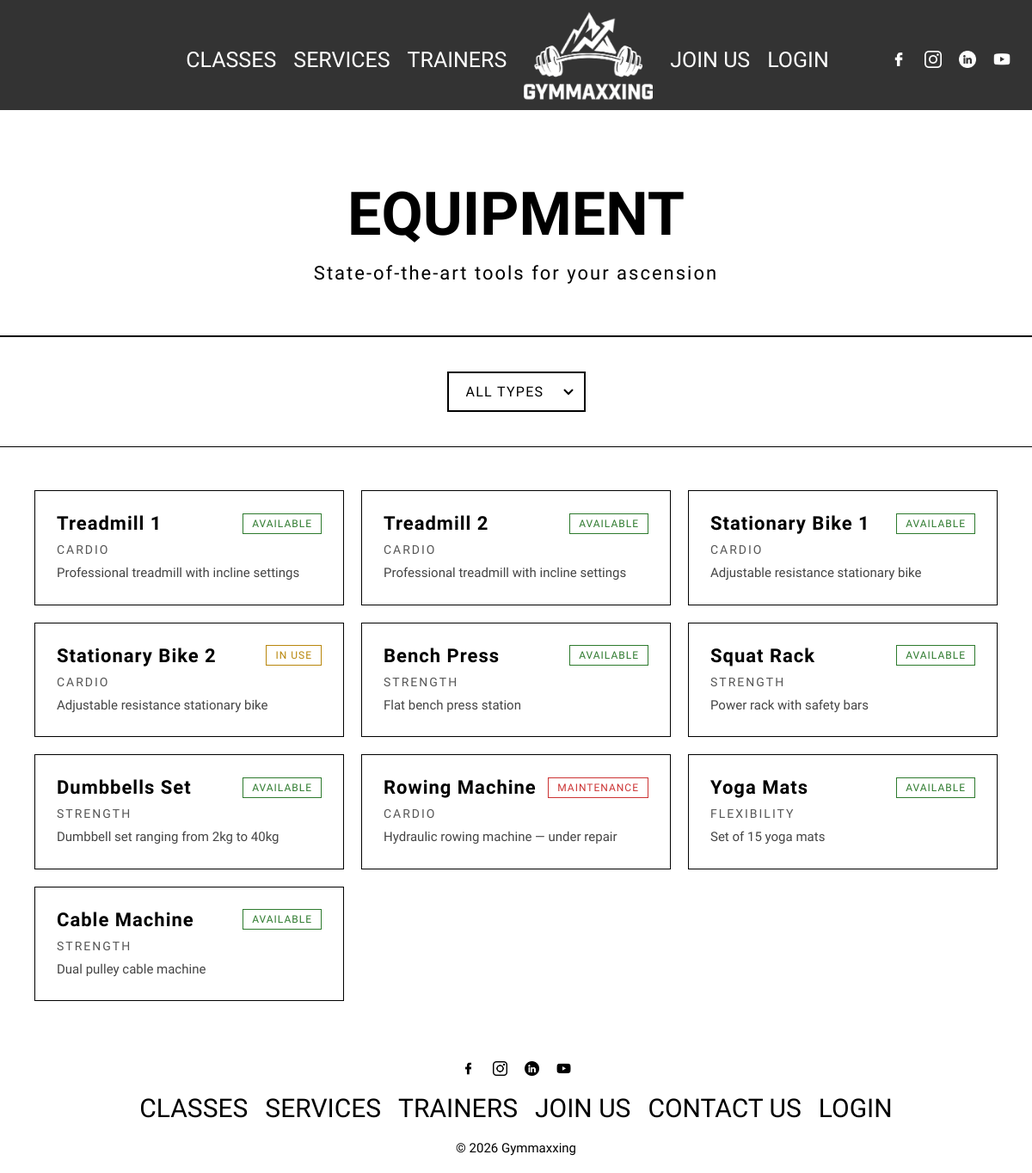
The app's page /pages/equipment.php with its own data.
### tables this page shows
CREATE TABLE Equipment (
    id INTEGER PRIMARY KEY AUTOINCREMENT,
    name TEXT NOT NULL,
    type TEXT NOT NULL,
    status TEXT NOT NULL CHECK(status IN ('available', 'in_use', 'maintenance')) DEFAULT 'available',
    description TEXT
);

### database/equipment.class.php (called while the page is built, shortened)
<?php
class Equipment {
    public function __construct(int $id, string $name, string $type, string $status, ?string $description) {
        $this->name = $name;
        $this->type = $type;
        $this->status = $status;
        $this->description = $description;
    }
    private static function fromRow(array $e) : Equipment {
        return new Equipment($e['id'], $e['name'], $e['type'], $e['status'], $e['description']);
    }
    static function getAll(PDO $db) : array {
        $stmt = $db->query('SELECT * FROM Equipment');
        $items = [];
        while ($e = $stmt->fetch())
            $items[] = self::fromRow($e);
        return $items;
    }
}
?>

### pages/equipment.php (the view, shortened to what this page needs)
<?php
require_once __DIR__ . '/../database/connection.db.php';
require_once __DIR__ . '/../database/equipment.class.php';
$db        = getDatabaseConnection();
$equipment = Equipment::getAll($db);
require_once __DIR__ . '/../templates/header.php';
?>
        <section class="page-hero">
            <h1>EQUIPMENT</h1>
            <p>State-of-the-art tools for your ascension</p>
        </section>
        <section class="equipment-filters">
            <select id="equipment-filter" aria-label="Filter by type">
                <option value="">ALL TYPES</option>
            </select>
        </section>
        <section class="equipment-grid" id="equipment-grid">
            <?php foreach ($equipment as $item):
                $statusClass = 'status-' . str_replace('_', '-', $item->status);
                $statusLabel = str_replace('_', ' ', ucfirst($item->status));
            ?>
            <article class="equipment-card" data-type="<?= htmlspecialchars($item->type) ?>">
                <div class="equipment-header">
                    <h2><?= htmlspecialchars($item->name) ?></h2>
                    <span class="equipment-status <?= $statusClass ?>"><?= htmlspecialchars($statusLabel) ?></span>
                </div>
                <p class="equipment-type"><?= htmlspecialchars(strtoupper($item->type)) ?></p>
                <?php if ($item->description): ?>
                    <p class="equipment-description"><?= htmlspecialchars($item->description) ?></p>
                <?php endif; ?>
            </article>
            <?php endforeach; ?>
        </section>
<?php require_once __DIR__ . '/../templates/footer.php'; ?>

### css/base.css (style rules this page uses)
:root { --color-primary: #000000; --color-background: #ffffff; --color-text: #000000; --font-main: 'Pathway Gothic One', sans-serif; }
* { margin: 0; padding: 0; box-sizing: border-box; }
body { background-color: var(--color-background); color: var(--color-text); font-family: var(--font-main); }
h1 { font-size: 2rem; }
h2 { font-size: 1.5rem; }

### css/components.css (style rules this page uses)
.page-hero { text-align: center; padding: 80px 20px 60px; border-bottom: 2px solid #000; }
.page-hero h1 { font-size: 70px; margin-bottom: 15px; }
.page-hero p { font-size: 22px; letter-spacing: 2px; }

### css/specific.css (style rules this page uses)
body { overflow-x: hidden; }
.equipment-filters { display: flex; justify-content: center; padding: 40px 20px; border-bottom: 1px solid #000; }
.equipment-filters select { padding: 12px 20px; border: 2px solid #000; background: #fff; font-family: var(--font-main); font-size: 1rem; letter-spacing: 0.08em; text-transform: uppercase; cursor: pointer; appearance: none; padding-right: 35px; background-repeat: no-repeat; background-position: right 12px center; }
.equipment-grid { display: grid; grid-template-columns: repeat(3, 1fr); gap: 20px; max-width: 1200px; margin: 50px auto; padding: 0 40px; }
.equipment-card { padding: 25px; border: 1px solid #000; transition: background-color 0.3s; }
.equipment-header { display: flex; justify-content: space-between; align-items: center; margin-bottom: 10px; }
.equipment-header h2 { font-size: 22px; letter-spacing: 1px; }
.equipment-status { padding: 4px 10px; font-size: 12px; letter-spacing: 1px; text-transform: uppercase; border: 1px solid; }
.status-available { color: #2d7a2d; border-color: #2d7a2d; }
.status-in-use { color: #b8860b; border-color: #b8860b; }
.status-maintenance { color: #cc3333; border-color: #cc3333; }
.equipment-type { font-size: 14px; letter-spacing: 2px; color: #555; margin-bottom: 8px; }
.equipment-description { font-size: 15px; line-height: 1.5; color: #444; }

### records on screen
equipment: name "Treadmill 1", status "AVAILABLE", type "CARDIO", description "Professional treadmill with incline settings"
equipment: name "Treadmill 2", status "AVAILABLE", type "CARDIO", description "Professional treadmill with incline settings"
equipment: name "Stationary Bike 1", status "AVAILABLE", type "CARDIO", description "Adjustable resistance stationary bike"
equipment: name "Stationary Bike 2", status "IN USE", type "CARDIO", description "Adjustable resistance stationary bike"
equipment: name "Bench Press", status "AVAILABLE", type "STRENGTH", description "Flat bench press station"
equipment: name "Squat Rack", status "AVAILABLE", type "STRENGTH", description "Power rack with safety bars"
equipment: name "Dumbbells Set", status "AVAILABLE", type "STRENGTH", description "Dumbbell set ranging from 2kg to 40kg"
equipment: name "Rowing Machine", status "MAINTENANCE", type "CARDIO", description "Hydraulic rowing machine — under repair"
equipment: name "Yoga Mats", status "AVAILABLE", type "FLEXIBILITY", description "Set of 15 yoga mats"
equipment: name "Cable Machine", status "AVAILABLE", type "STRENGTH", description "Dual pulley cable machine"
